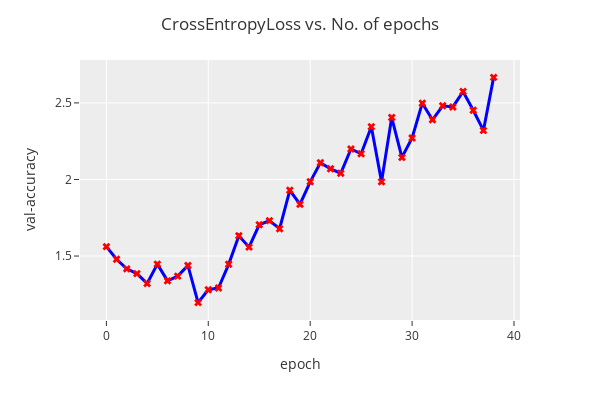

Notebook code for this chart:
### Code cell
fig = px.line(x=range(len(validation_losses)), y=validation_losses, markers=True)

fig.update_traces(
    marker=dict(color="red", size=7, symbol="x"),
    line=dict(color="blue", width=3),
)

fig.update_layout(
    coloraxis_showscale=False,
    height=400,
    width=600,
    xaxis={"title": "epoch"},
    yaxis={"title": "val-accuracy"},
    title="CrossEntropyLoss vs. No. of epochs",
    template="ggplot2",
)
fig.show()

### Figure 1 — Plotly figure (JSON) as saved in the notebook; plotly's stock layout.template omitted (floating-point values rounded to 4 significant figures)
{"data": [{"hovertemplate": "x=%{x}<br>y=%{y}<extra></extra>", "legendgroup": "", "line": {"color": "blue", "dash": "solid", "width": 3}, "marker": {"color": "red", "size": 7, "symbol": "x"}, "mode": "lines+markers", "name": "", "orientation": "v", "showlegend": false, "type": "scatter", "x": [0, 1, 2, 3, 4, 5, 6, 7, 8, 9, 10, 11, 12, 13, 14, 15, 16, 17, 18, 19, 20, 21, 22, 23, 24, 25, 26, 27, 28, 29, 30, 31, 32, 33, 34, 35, 36, 37, 38], "xaxis": "x", "y": [1.561, 1.479, 1.416, 1.385, 1.32, 1.447, 1.338, 1.369, 1.439, 1.196, 1.28, 1.291, 1.446, 1.632, 1.558, 1.704, 1.731, 1.678, 1.929, 1.838, 1.985, 2.109, 2.07, 2.041, 2.199, 2.168, 2.344, 1.985, 2.404, 2.144, 2.271, 2.498, 2.39, 2.481, 2.474, 2.574, 2.452, 2.32, 2.667], "yaxis": "y"}], "layout": {"coloraxis": {"showscale": false}, "height": 400, "legend": {"tracegroupgap": 0}, "margin": {"t": 60}, "title": {"text": "CrossEntropyLoss vs. No. of epochs"}, "width": 600, "xaxis": {"anchor": "y", "domain": [0, 1], "title": {"text": "epoch"}}, "yaxis": {"anchor": "x", "domain": [0, 1], "title": {"text": "val-accuracy"}}}}
